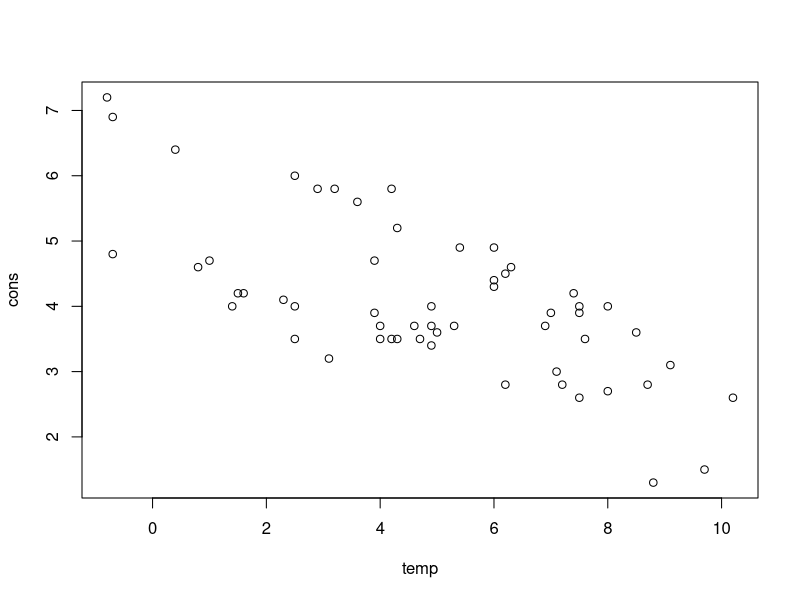
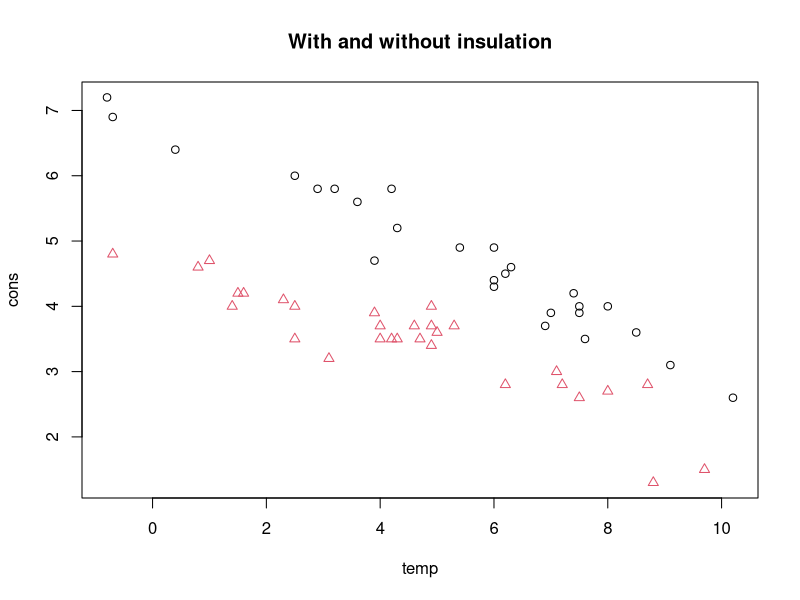
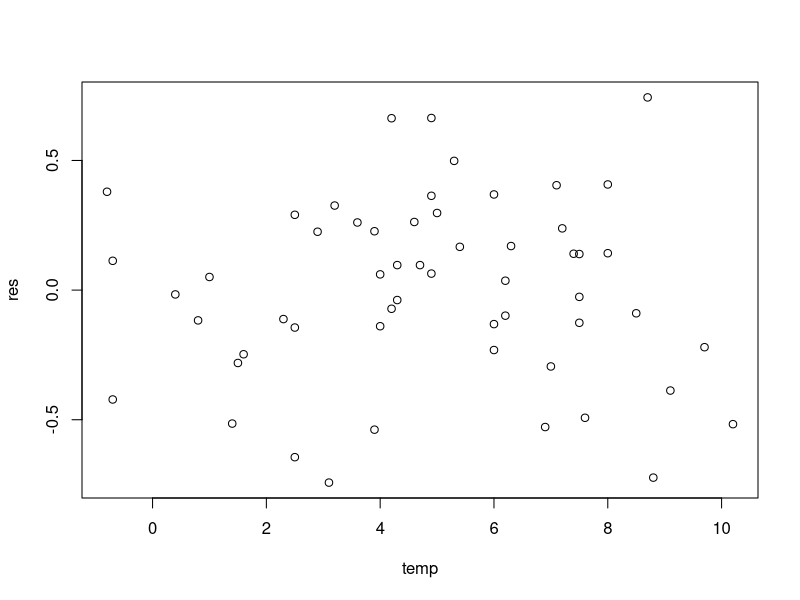
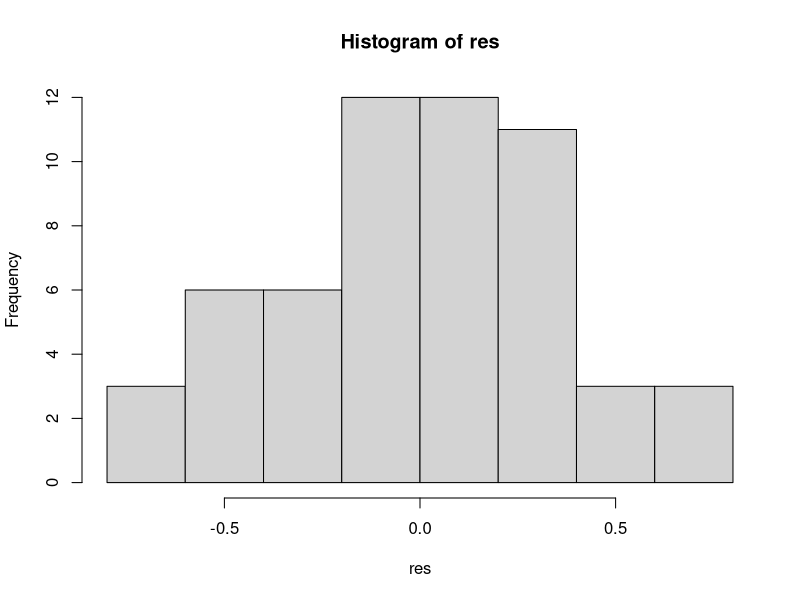
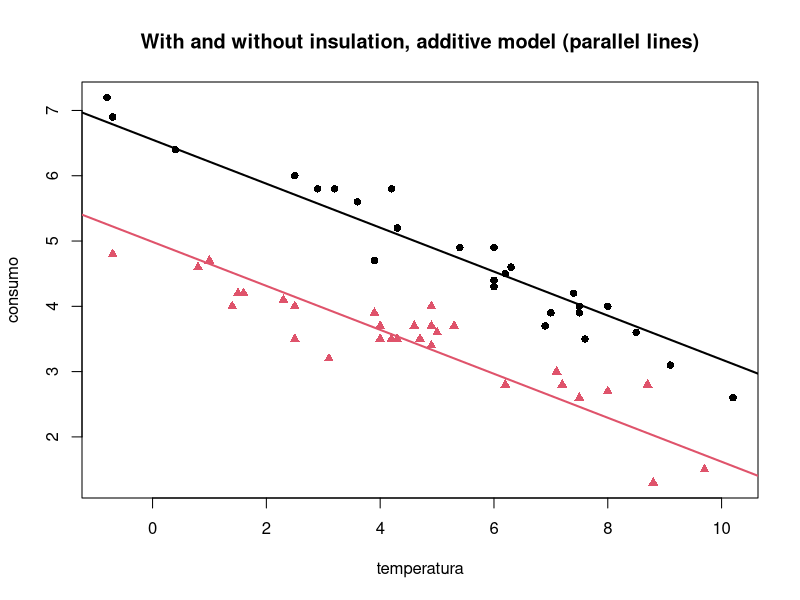
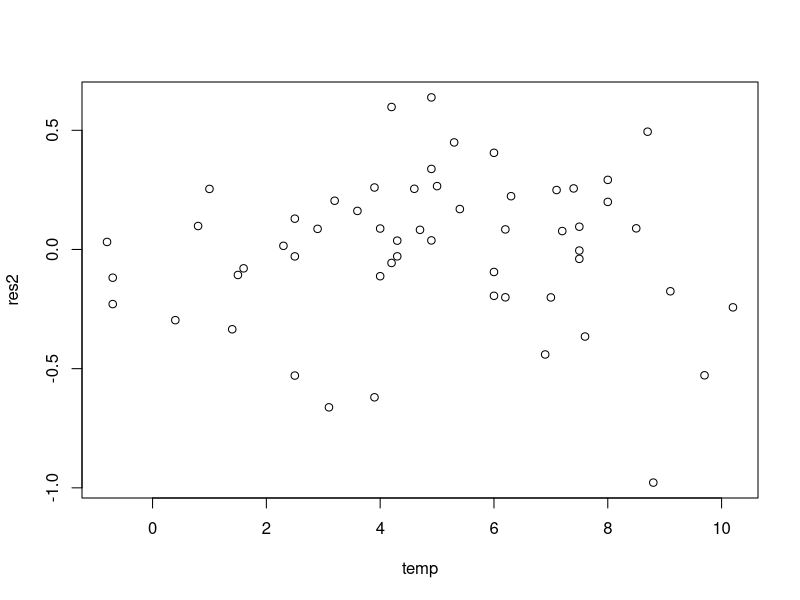
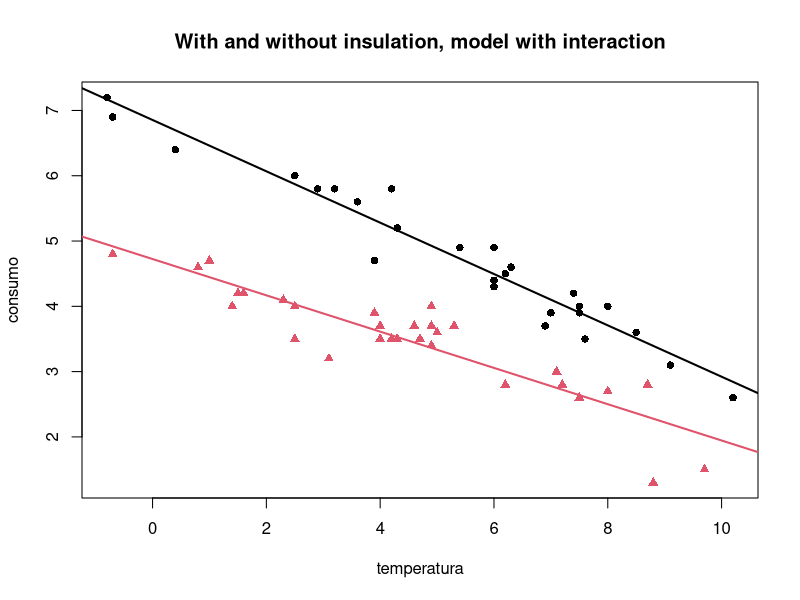
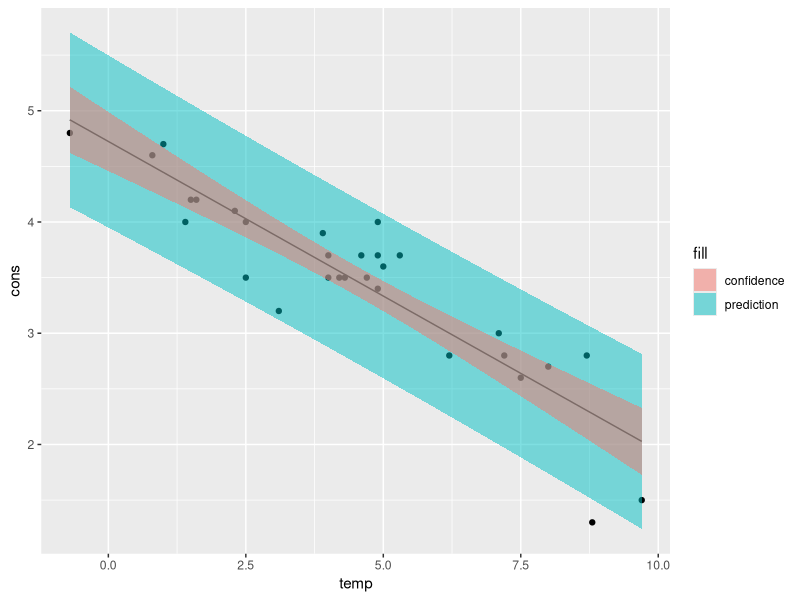

These charts were generated, in order, by the following R code:
## ---- chunk 1
knitr::opts_chunk$set(echo = TRUE)
# No need for hardcoded setwd() if we use relative paths from the script location
# setwd("../Data") 
## ---- chunk 2
# Path updated to point to the Data folder relative to this script
insulate=read.table("Data/insulate_data.txt",
                    col.names=c("quando","temp","cons"))

# take a look at the variable in the database
str(insulate)        # notice quando is a factor with two levels

# focus on this data frame
attach(insulate)

# Negative relationship between temp and cons
plot(temp,cons) 

# Visualizing insulation as well, with some prettyfication
plot(temp,cons,type="n")
points(temp[quando=="prima"],cons[quando=="prima"],pch=1)
points(temp[quando=="dopo"],cons[quando=="dopo"],pch=2,col=2)
title("With and without insulation")
## ---- chunk 3
regr=lm(cons~quando+temp)  ### notice nonalgebraic use of symbol +
summary(regr)
## ---- chunk 4
confint(regr, level=0.95)
## ---- chunk 5
res=regr$resid
plot(temp,res) # no obvious pattern appears, ok
hist(res)
## ---- chunk 6
plot(temp,cons,type="n", xlab="temperatura", ylab="consumo")
points(temp[quando=="prima"],cons[quando=="prima"],pch=16, col=1)
points(temp[quando=="dopo"], cons[quando=="dopo"], pch=17, col=2)
title("With and without insulation, additive model (parallel lines)")
# Draw the two separate fitted regression lines
abline(a=regr$coef[1]+regr$coef[2], b=regr$coef[3], lwd=2)
abline(a=regr$coef[1], b=regr$coef[3], col=2, lwd=2)
## ---- chunk 7
regr2=lm(cons~quando+temp+quando*temp)  ### notice the use of *
summary(regr2)
confint(regr2, level=0.95)
## ---- chunk 8
res2=regr2$resid
plot(temp,res2) # residuals are still ok

plot(temp,cons,type="n", xlab="temperatura", ylab="consumo")
points(temp[quando=="prima"],cons[quando=="prima"],pch=16, col=1)
points(temp[quando=="dopo"], cons[quando=="dopo"], pch=17, col=2)
title("With and without insulation, model with interaction")
abline(a=regr2$coef[1]+regr2$coef[2], b=regr2$coef[3]+regr2$coef[4], lwd=2)
abline(a=regr2$coef[1], b=regr2$coef[3], col=2, lwd=2)
## ---- chunk 9
nullo <- lm(cons~1)
solotemp <- lm(cons~temp)
additivo <- lm(cons~temp+quando)
interattivo <- lm(cons~temp*quando)

# null vs interattivo
anova(nullo, interattivo) 
summary(interattivo) # same as all-or-nothing test in summary(interattivo)

# additivo vs interattivo
anova(additivo, interattivo) 
summary(interattivo)# same as interaction test in default view

# solotemp vs interattivo
anova(solotemp, interattivo) # nested models

## detach the database when you do not use it any more
detach(insulate)
## ---- chunk 10
predict.lm(additivo,
           newdata=data.frame(quando=c("prima","dopo"),temp=rep(3.2,2)),
           interval="confidence",
	   level=.99)

predict.lm(additivo,
           newdata=data.frame(quando=c("prima","dopo"),temp=rep(3.2,2)),
           interval="prediction",
	   level=.99)
## ---- chunk 11
library(dplyr)
library(ggplot2)
# build x grid
dopo_insulate <-
  insulate %>%
  dplyr::filter(quando == "dopo") %>%
  dplyr::select(-quando)

# fit a simple model
dopo_simple_lm <- lm(cons ~ temp, data = dopo_insulate)

# build a vector of new data spanning the whole temp support
new_x <- tibble(temp = seq(min(dopo_insulate$temp), max(dopo_insulate$temp), by = 0.05))

# find confidence and prediction intervals for all of the range elements
# and change the column names to make them distinguishable
new_pred <- predict(dopo_simple_lm, newdata = new_x, interval = "prediction") %>%
  as_tibble() %>%
  rename_with(~ paste(.x, "pred", sep = "_")) #
new_conf <- predict(dopo_simple_lm, newdata = new_x, interval = "confidence") %>%
  as_tibble() %>%
  rename_with(~ paste(.x, "conf", sep = "_"))

# join the two interval details
new_data <- bind_cols(new_x, new_pred, new_conf)

ggplot() +
  geom_point(aes(temp, cons), data = dopo_insulate) + # scatter plot
  geom_line(aes(temp, fit_conf), data = new_data) + # regression line
  geom_ribbon(aes(temp, ymin = lwr_pred, ymax = upr_pred, fill = "prediction"),
    data = new_data, alpha = .5
  ) + # pred intervals
  geom_ribbon(aes(temp, ymin = lwr_conf, ymax = upr_conf, fill = "confidence"),
    data = new_data, alpha = .5
  ) # conf intervals
